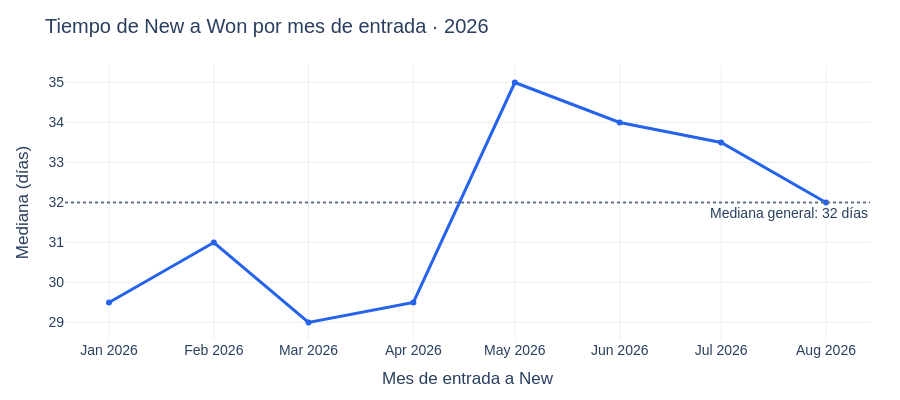

This figure's notebook cell:
### Code cell
import plotly.graph_objects as go
figura_duracion=go.Figure(go.Scatter(x=resumen_duracion.iloc[:,0], y=resumen_duracion.iloc[:,2], mode="lines+markers", line=dict(color="#2563eb",width=3), hovertemplate="Mes de entrada: %{x}<br>Mediana: %{y} días<extra></extra>"))
figura_duracion.update_layout(title="Tiempo de New a Won por mes de entrada · 2026",template="plotly_white",height=400,font=dict(family="Arial, sans-serif",size=14),margin=dict(l=65,r=30,t=65,b=60),xaxis_title="Mes de entrada a New",yaxis_title="Mediana (días)")
figura_duracion.add_hline(y=mediana_new_won,line_dash="dot",line_color="#64748b",annotation_text=f"Mediana general: {mediana_texto} días",annotation_position="bottom right")
figura_duracion.show(renderer="plotly_mimetype",config=CONFIG)

display(HTML(f'<div style="font-family:Arial,sans-serif;font-size:19px;line-height:1.6;padding:18px 22px;background:#ffffff;color:#000000;"><strong>Resultado:</strong> la mediana de New a Won es {mediana_texto} días en general (enero–agosto, {len(ganados_new)} cuentas) y 30 días entre enero y abril ({n_eneabr} cuentas). Mantenemos ese plazo histórico de 30 para comparar abril y mayo: distingue la mediana previa de 30 de la general actual de 32 (que incluye la demora May+) y conserva 30/60/90 y meses maduros.</div>'))

### Figure 1 — Plotly figure (JSON) as saved in the notebook; plotly's stock layout.template omitted (floating-point values rounded to 4 significant figures)
{"data": [{"hovertemplate": "Mes de entrada: %{x}<br>Mediana: %{y} días<extra></extra>", "line": {"color": "#2563eb", "width": 3}, "mode": "lines+markers", "type": "scatter", "x": ["2026-01", "2026-02", "2026-03", "2026-04", "2026-05", "2026-06", "2026-07", "2026-08"], "y": [29.5, 31.0, 29.0, 29.5, 35.0, 34.0, 33.5, 32.0]}], "layout": {"annotations": [{"showarrow": false, "text": "Mediana general: 32 días", "x": 1, "xanchor": "right", "xref": "x domain", "y": 32.0, "yanchor": "top", "yref": "y"}], "font": {"family": "Arial, sans-serif", "size": 14}, "height": 400, "margin": {"b": 60, "l": 65, "r": 30, "t": 65}, "shapes": [{"line": {"color": "#64748b", "dash": "dot"}, "type": "line", "x0": 0, "x1": 1, "xref": "x domain", "y0": 32.0, "y1": 32.0, "yref": "y"}], "title": {"text": "Tiempo de New a Won por mes de entrada · 2026"}, "xaxis": {"title": {"text": "Mes de entrada a New"}}, "yaxis": {"title": {"text": "Mediana (días)"}}}}
